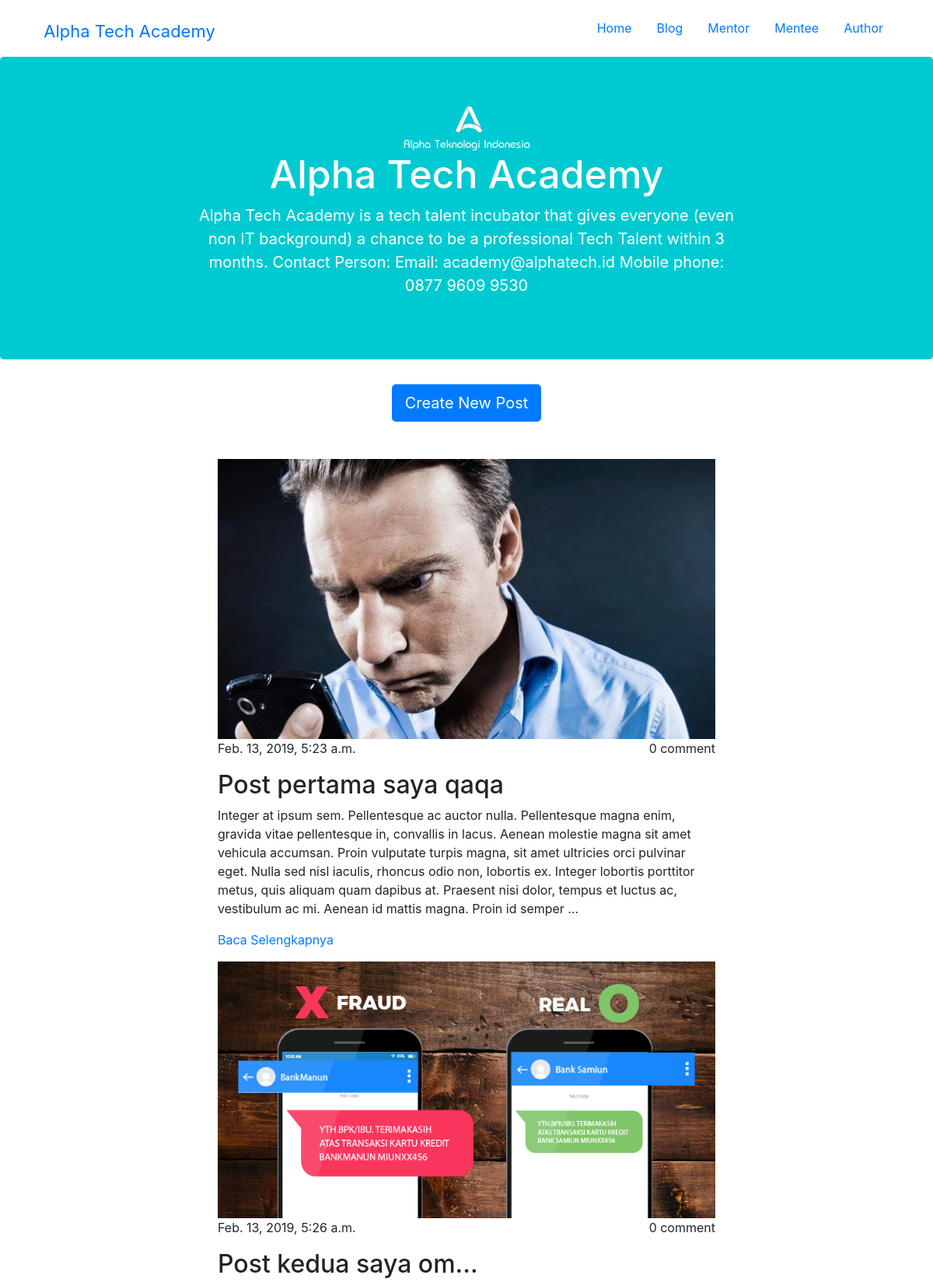
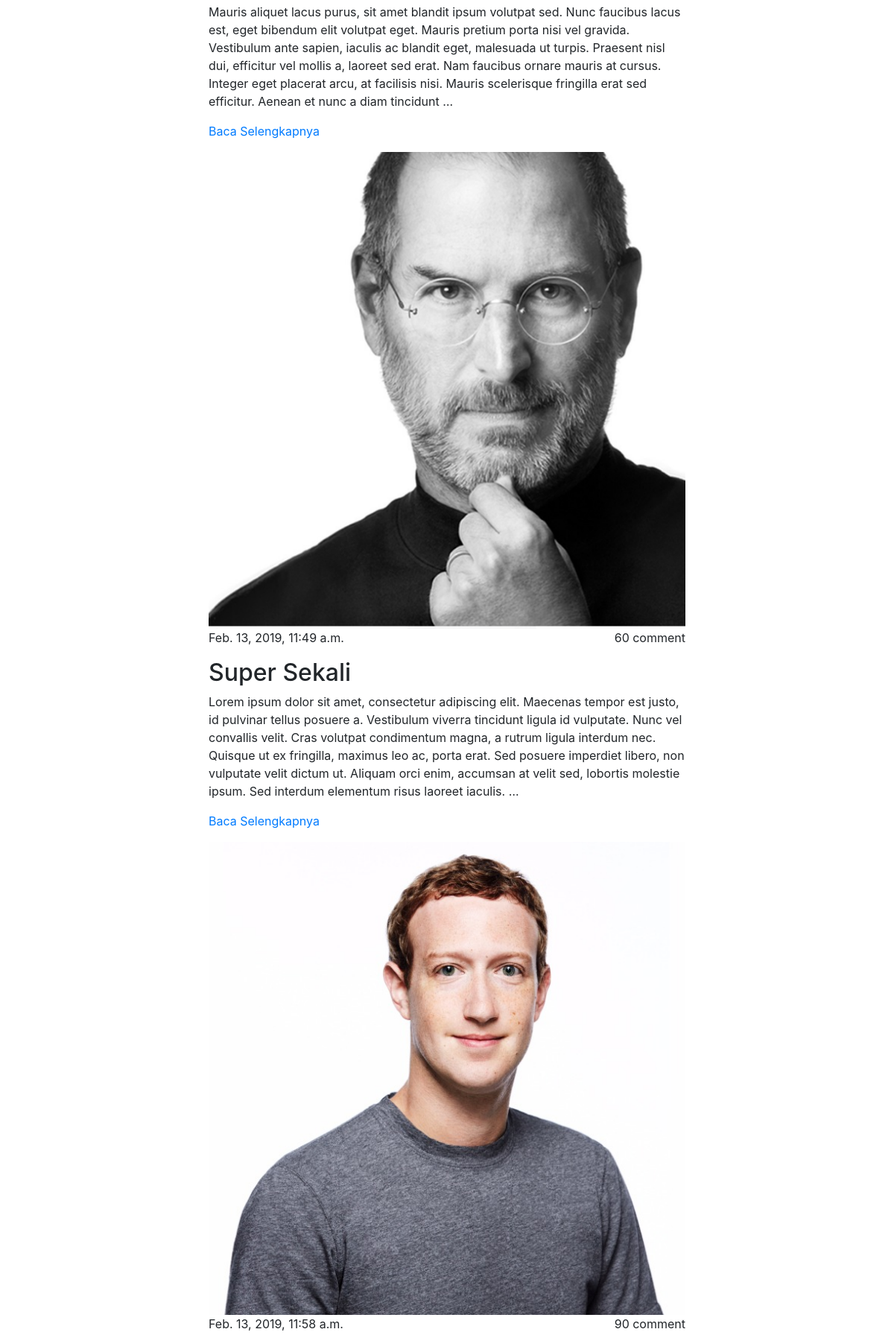
Screenshot of /blog/ (upper part) with the database file from the repository (2 pictures, top to bottom).
### blog/models.py (models this page shows, shortened)
class Blog_post(models.Model):
    title = models.CharField(max_length=255)
    content = models.TextField()
    created_date = models.DateTimeField(default=timezone.now)
    comment_count = models.CharField(max_length=255)
    picture = models.CharField(max_length=255)

### blog/views.py (the view)
# urls.py: path('', views.blog, name='blog'),
def blog(request):
    blog_post = Blog_post.objects.all()
    return render(request, 'blog/blog.html', {'blog_posts': blog_post})

### blog/templates/blog/blog.html (shortened to what this page needs)
{% extends 'home/base.html' %}
{% load static %}
{% block content %}
    <div class="container">
        <div class="row text-center">
            <div class="col-md-12">
                <a href="{% url 'input_post' %}" class="btn btn-primary btn-lg">Create New Post</a>
            </div>
        </div>
        <br><br>
        {% for blog_post in blog_posts %}
        <div class="row text-center">
            <div class="col-md-12">
                <img style="width: 640px" src="{{blog_post.picture}}" alt="kendala-sepulsa">
            </div>
        </div>
        <div class="row blog-row-1">
            <div class="col-md-6">
                <p>{{blog_post.created_date}}</p>
            </div>
            <div class="col-md-6 text-right">
                <p>{{blog_post.comment_count}} comment</p>
            </div>
            <div class="col-md-12">
                <h2>{{blog_post.title}}</h2>
                <p>{{blog_post.content|truncatewords:70}}</p>
                <p class="text-primary"><a href="{% url 'post_detail' post_id=blog_post.id %}">Baca Selengkapnya</a></p>
            </div>
        </div>
        {% endfor %}
    </div>
    <br><br>
{% endblock %}

### home/static/css/main.css (style rules this page uses)
.blog-row-1 { padding: 0px 235px; }

### rows the page displays
Blog_post: picture (picture), created_date "Feb. 13, 2019, 5:23 a.m.", comment_count "0", title "Post pertama saya qaqa", content "Integer at ipsum sem. Pellentesque ac auctor nulla. Pellentesque magna enim, gravida vitae pellentesque in, convallis in lacus. Aenean molestie magna sit amet vehicula accumsan. Proin vulputate turpis magna, sit amet ultricies orci pulvinar eget. Nulla sed nisl iaculis, rhoncus odio non, lobortis ex. Integer lobortis porttitor metus, quis aliquam quam dapibus at. Praesent nisi dolor, tempus et luctus ac, vestibulum ac mi. Aenean id mattis magna. Proin id semper …"
Blog_post: picture (picture), created_date "Feb. 13, 2019, 5:26 a.m.", comment_count "0", title "Post kedua saya om...", content "Mauris aliquet lacus purus, sit amet blandit ipsum volutpat sed. Nunc faucibus lacus est, eget bibendum elit volutpat eget. Mauris pretium porta nisi vel gravida. Vestibulum ante sapien, iaculis ac blandit eget, malesuada ut turpis. Praesent nisl dui, efficitur vel mollis a, laoreet sed erat. Nam faucibus ornare mauris at cursus. Integer eget placerat arcu, at facilisis nisi. Mauris scelerisque fringilla erat sed efficitur. Aenean et nunc a diam tincidunt …"
Blog_post: picture (picture), created_date "Feb. 13, 2019, 11:49 a.m.", comment_count "60", title "Super Sekali", content "Lorem ipsum dolor sit amet, consectetur adipiscing elit. Maecenas tempor est justo, id pulvinar tellus posuere a. Vestibulum viverra tincidunt ligula id vulputate. Nunc vel convallis velit. Cras volutpat condimentum magna, a rutrum ligula interdum nec. Quisque ut ex fringilla, maximus leo ac, porta erat. Sed posuere imperdiet libero, non vulputate velit dictum ut. Aliquam orci enim, accumsan at velit sed, lobortis molestie ipsum. Sed interdum elementum risus laoreet iaculis. …"
Blog_post: picture (picture), created_date "Feb. 13, 2019, 11:58 a.m.", comment_count "90"
